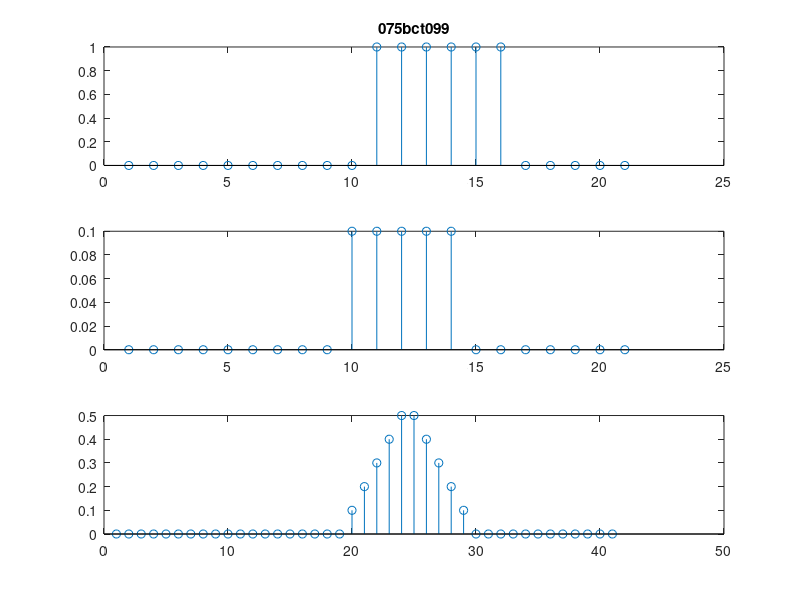

MATLAB code for this plot:
clc;
n= -10:1:10;
% Empty vector x and h
x = [];
h = [];
for(n = -10:10)
  if(n>= 0 & n<=5)
    x = [x 1];
  else
    x = [x 0];
  end
  if (-1<= n & n<=3)
    h = [h 0.1];
  else
    h = [h 0];
  endif
end

y = conv(x,h);
subplot(311);
stem(x);
title("075bct099");
subplot(312);
stem(h);
subplot(313);
stem(y);
